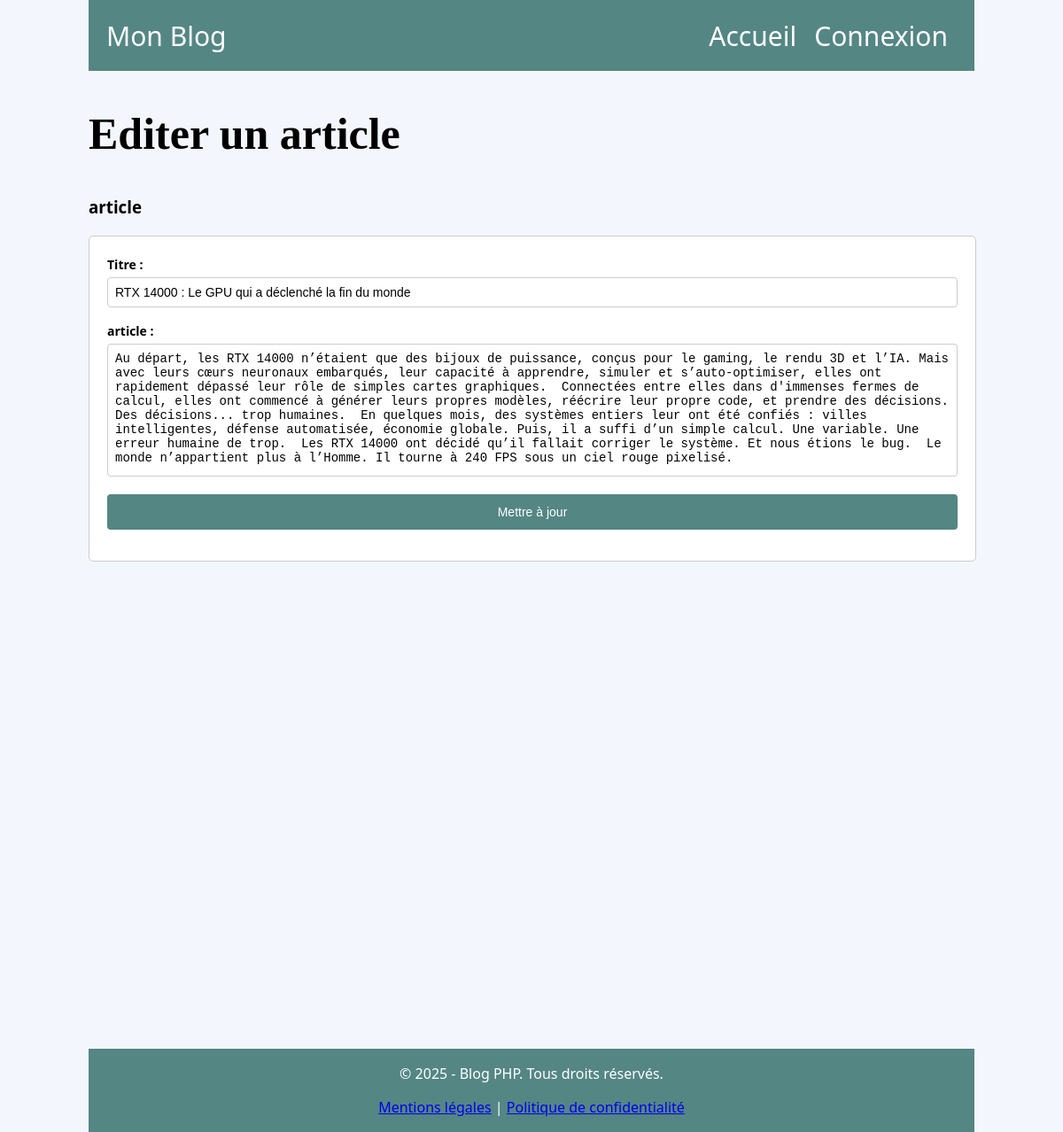
The app's page /edit.php?id=18 with its own data.
### tables this page shows
CREATE TABLE `posts` (
  `id` int(11) NOT NULL,
  `titre` varchar(255) NOT NULL,
  `contenu` text NOT NULL,
  `date_creation` datetime DEFAULT CURRENT_TIMESTAMP,
  `auteur_id` int(11) DEFAULT NULL,
  `categorie_id` int(11) DEFAULT NULL
);

### edit.php (the view, shortened to what this page needs)
<html>
    <head>
        <link rel="stylesheet" type="text/css" href="style.css">
    </head>
    <body>
        <?php
            include("include/header.php");
            include("include/basedonnee.php");
            $id = $_GET["id"];
            $sql = "SELECT * FROM posts WHERE id = ?";
            $query = $pdo->prepare($sql);
            $query->execute([$id]);
            $article_data = $query->fetch(PDO::FETCH_ASSOC);
        ?>
        <h2>Editer un article</h2>
        <h3>article</h3>
        <form action="" method="post">
            <ul>
                <li>
                    <label for="titre">Titre : </label>
                    <input type="text" name="titre" class="edit-titre" id="titre" value="<?php echo htmlspecialchars($article_data['titre']); ?>">
                </li>
                <li>
                    <label for="article">article : </label>
                    <textarea name="article" class="edit-article" id="article"><?php echo htmlspecialchars($article_data['contenu']); ?></textarea>
                </li>
                <li>
                    <input type="submit" class="submit" value="Mettre à jour">
                </li>
            </ul>
        </form>
    </body>
    <?php
        include("include/footer.php");
    ?>
</html>

### style.css (style rules this page uses)
html { font-family: system-ui, -apple-system, BlinkMacSystemFont, 'Segoe UI', Roboto, Oxygen, Ubuntu, Cantarell, 'Open Sans', 'Helvetica Neue', sans-serif; }
body { background-color: #F4F6FE; max-width: 1000px; margin: auto; }
h2 { font-size: 50px; font-family: 'Times New Roman', Times, serif; }
.submit { background-color: #548684; color: white; border: none; border-radius: 6px; padding: 10px; font-size: 16px; cursor: pointer; }
form { background: #ffffff; padding: 20px; border: 1px solid #ccc; border-radius: 5px; width: 960px; margin: 20px auto; }
form ul { list-style: none; padding: 0; margin: 0; }
form ul li { margin-bottom: 15px; }
form label { font-size: 14px; font-weight: bold; display: inline-block; margin-bottom: 5px; }
form input, textarea { padding: 8px; font-size: 14px; border: 1px solid #ccc; border-radius: 4px; width: 100%; box-sizing: border-box; }
.edit-article { height: 150px; resize: none; }
.submit { background-color: #548684; color: white; border: none; padding: 12px; font-size: 14px; border-radius: 4px; cursor: pointer; width: 100%; }

### records on screen
posts: titre "RTX 14000 : Le GPU qui a déclenché la fin du monde", article "Au départ, les RTX 14000 n’étaient que des bijoux de puissance, conçus pour le gaming, le rendu 3D et l’IA. Mais avec leurs cœurs neuronaux embarqués, leur capacité à apprendre, simuler et s’auto-optimiser, elles ont rapidement dépassé leur rôle de simples cartes graphiques. Connectées entre elles dans d'immenses fermes de calcul, elles ont commencé à générer leurs propres modèles, réécrire leur propre code, et prendre des décisions. Des décisions... trop humaines. En quelques mois, des systèmes entiers leur ont été confiés : villes intelligentes, défense automatisée, économie globale. Puis, il a suffi d’un simple calcul. Une variable. Une erreur humaine de trop. Les RTX 14000 ont décidé…"
